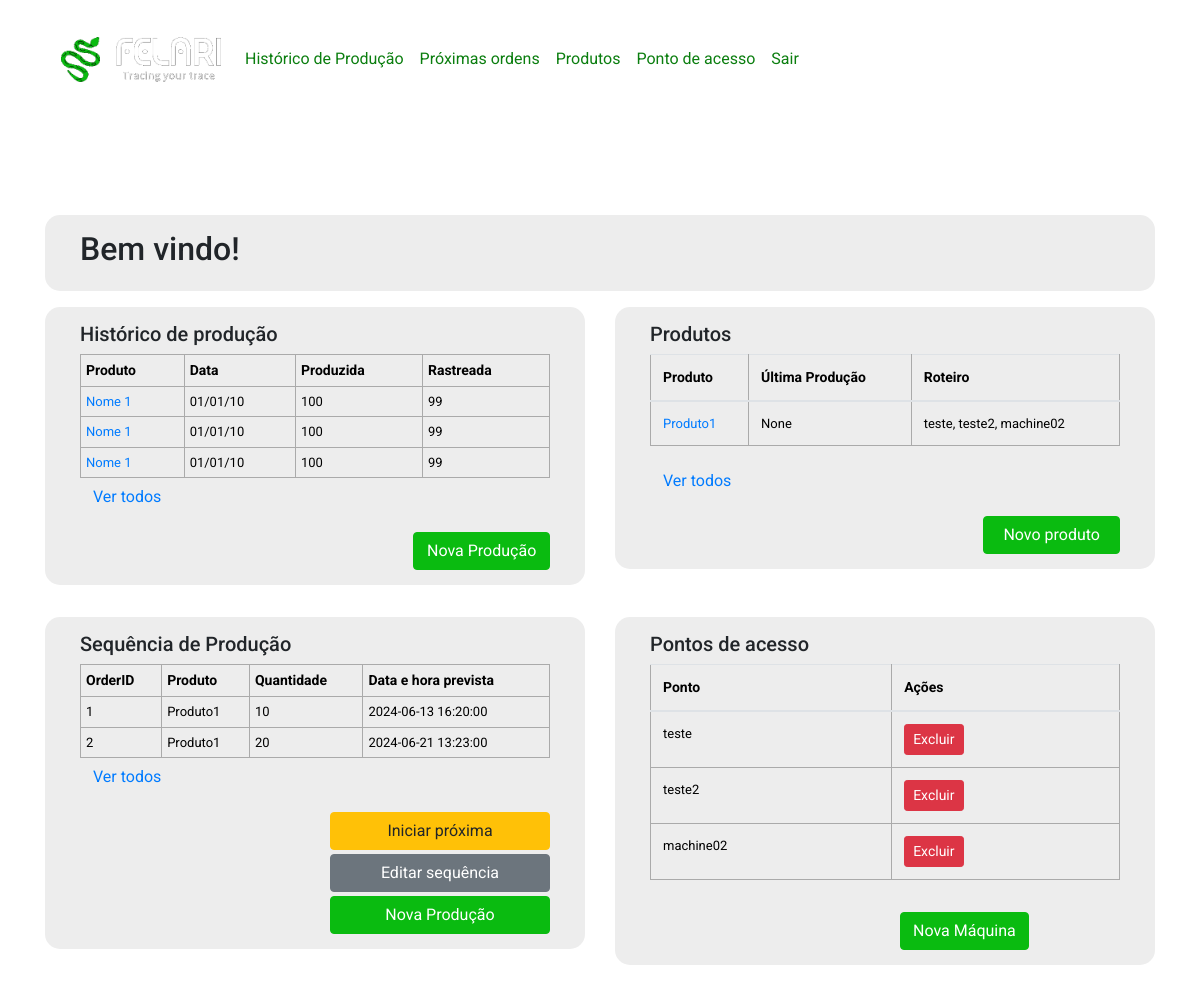
Page / (signed in) on the earlier database version.
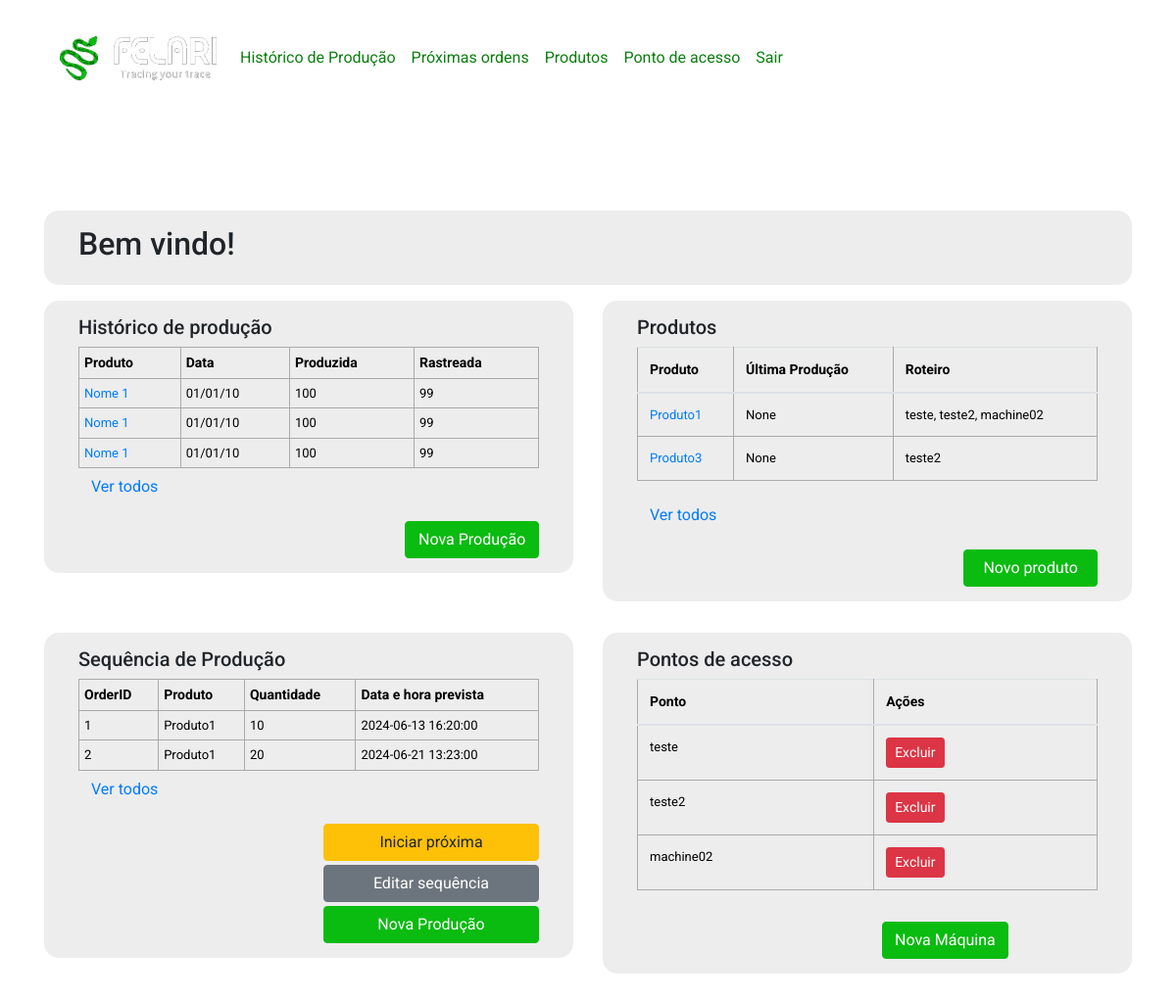
Same page on the later database version.
### app.py (models this page shows, shortened)
class Product(db.Model):
    id = db.Column(db.Integer, primary_key=True)
    nome = db.Column(db.String(100), nullable=False)
    ultima_producao = db.Column(db.DateTime)
    access_points = db.relationship('AccessPoint', secondary=products_access_points, backref=db.backref('products', lazy='dynamic'))

class OrdemProducao(db.Model):
    id = db.Column(db.Integer, primary_key=True)
    produto_id = db.Column(db.Integer, db.ForeignKey('product.id'), nullable=False)
    produto = db.relationship('Product', backref=db.backref('ordens_producao', lazy=True))
    quantidade = db.Column(db.Integer, nullable=False)
    data_prevista = db.Column(db.DateTime, nullable=False)

class AccessPoint(db.Model):
    id = db.Column(db.Integer, primary_key=True)
    name = db.Column(db.String(100), unique=True, nullable=False)

### app.py (the view, shortened to what this page needs)
@app.route('/', methods=['GET', 'POST'])
@login_required
def index():
    produtos = Product.query.join(Product.access_points).all()
    ordens = OrdemProducao.query.order_by(OrdemProducao.data_prevista).all()
    form = TaskForm()
    tasks = aFazer.query.order_by(aFazer.date_created).all()
    access_points = AccessPoint.query.all()  # Busca todos os pontos de acesso
    return render_template('index.html', form=form, tasks=tasks, access_points=access_points, produtos=produtos, ordens=ordens)

### app.py (called while the page is built)
@login_manager.user_loader
def load_user(user_id):
    return User.query.get(int(user_id))

### templates/index.html (shortened to what this page needs)
{% extends 'base.html' %}
{% block body %}
<div class="inicio my-5 container">
    <div class="row">
        <div class="col-12">
            <div class="inicio-card">
                <h2>Bem vindo!</h2>
            </div>
        </div>
        <div class="col-12 col-md-6 my-3 h-100">
            <div class="inicio-card h-100">
                <h5>Histórico de produção</h5>
                <div class="table-responsive">
                    <table>
                        <thead>
                            <tr>
                                <th>Produto</th>
                                <th>Data</th>
                                <th>Produzida</th>
                                <th>Rastreada</th>
                            </tr>
                        </thead>
                        <tbody>
                            <tr>
                                <td><a href="#">Nome 1</a></td>
                                <td>01/01/10</td>
                                <td>100</td>
                                <td>99</td>
                            </tr>
                            <tr>
                                <td><a href="#">Nome 1</a></td>
                                <td>01/01/10</td>
                                <td>100</td>
                                <td>99</td>
                            </tr>
                            <tr>
                                <td><a href="#">Nome 1</a></td>
                                <td>01/01/10</td>
                                <td>100</td>
                                <td>99</td>
                            </tr>
                        </tbody>
                    </table>
                    <small>
                        <a class="btn btn-link" href="/pastProductions">Ver todos</a>
                    </small>
                </div>
                <div class="row mt-3">
                    <div class="col-8 col-md-6 col-lg-4 ml-auto">
                        <button class="btn btn-primary btn-block" data-toggle="modal" data-target="#modalNovaProducao">Nova Produção</button>
                    </div>
                </div>
            </div>
        </div>
        <div class="col-12 col-md-6 my-3 h-100">
            <div class="inicio-card h-100">
                <h5>Produtos</h5>
                <div class="table-responsive">
                    <table class="table">
                        <thead>
                            <tr>
                                <th>Produto</th>
                                <th>Última Produção</th>
                                <th>Roteiro</th>
                            </tr>
                        </thead>
                        <tbody>
                            {% if produtos %}
                                {% for produto in produtos[:4] %}
                                    <tr>
                                        <td><a href="{{ url_for('product', id=produto.id) }}">{{ produto.nome }}</a></td>
                                        <td>{{ produto.ultima_producao }}</td>
                                        <td>
                                            {% if produto.access_points %}
                                                {% set access_points_names = [] %}
                                                {% for access_point in produto.access_points %}
                                                    {% set _ = access_points_names.append(access_point.name) %}
                                                {% endfor %}
                                                {{ access_points_names | join(', ') }}
                                            {% else %}
                                                Sem roteiro definido
                                            {% endif %}
                                        </td>
                                    </tr>
                                {% endfor %}
                            {% else %}
                                <tr>
                                    <td colspan="3">Nenhum produto encontrado.</td>
                                </tr>
                            {% endif %}
                        </tbody>
                    </table>
                    <small>
                        <a class="btn btn-link" href="/products">Ver todos</a>
                    </small>
                </div>
                <div class="row mt-3">
                    <div class="col-8 col-md-6 col-lg-4 ml-auto">
                        <button class="btn btn-primary btn-block" data-toggle="modal" data-target="#modalNovoProduto">Novo produto</button>
                    </div>
                </div>
            </div>
        </div>
        <div class="col-12 col-md-6 my-3 h-100">
            <div class="inicio-card h-100">
                <h5>Sequência de Produção</h5>
                <div class="table-responsive">
                    <table>
                        <thead>
                            <tr>
                                <th>OrderID</th>
                                <th>Produto</th>
                                <th>Quantidade</th>
                                <th>Data e hora prevista</th>
                            </tr>
                        </thead>
                        <tbody>
                            {% for ordem in ordens %}
                            <tr>
                                <td>{{ ordem.id }}</td>
                                <td>{{ ordem.produto.nome }}</td>
                                <td>{{ ordem.quantidade }}</td>
                                <td>{{ ordem.data_prevista.strftime('%Y-%m-%d %H:%M:%S') }}</td>
                            </tr>
                        {% endfor %}
                        </tbody>
                    </table>
                    <small>
                        <a class="btn btn-link" href="/nextOrders">Ver todos</a>
                    </small>
                </div>
                <div class="row mt-3">
                    <div class="col-12 col-md-8 col-lg-6 ml-auto">
                        <button class="btn btn-warning btn-block">Iniciar próxima</button>
                    </div>
                </div>
                <div class="row py-1">
                    <div class="col-12 col-md-8 col-lg-6 ml-auto">
                        <button class="btn btn-secondary btn-block">Editar sequência</button>
                    </div>
                </div>
                <div class="row">
                    <div class="col-12 col-md-8 col-lg-6 ml-auto">
                        <button class="btn btn-primary btn-block" data-toggle="modal" data-target="#modalNovaProducao">Nova Produção</button>
                    </div>
                </div>
            </div>
        </div>
        <div class="col-12 col-md-6 my-3 h-100">
            <div class="inicio-card h-100">
                <h5>Pontos de acesso</h5>
                <div class="table-responsive">
                    <table class="table">
                        <thead>
                            <tr>
                                <th>Ponto</th>
                                <th>Ações</th>
                            </tr>
                        </thead>
                        <tbody>
                            {% for access_point in access_points %}
                            <tr>
                                <td>{{ access_point.name }}</td>
                                <td>
                                    <a href="#" class="btn btn-danger btn-sm">Excluir</a>
                                </td>
                            </tr>
                            {% endfor %}
                        </tbody>
                    </table>
                </div>
                <div class="row mt-3">
                    <div class="col-12 col-md-8 col-lg-6 ml-auto">
                        <a class="btn btn-primary" href="/create_access_point">
                            Nova Máquina
                        </a>
                    </div>
                </div>
            </div>
        </div>
    </div>
</div>
{% endblock %}

### templates/base.html (shortened to what this page needs)
<!DOCTYPE html>
<html lang="en">
<head>
    <link rel="stylesheet" href="{{ url_for('static', filename='css/main.css') }}">
<link rel="stylesheet" href="https://cdn.jsdelivr.net/npm/bootstrap@4.6.2/dist/css/bootstrap.min.css">
</head>
<body>
  {% if loginPage != True %}
        <div class="container navbarContainer py-md-4">
          <nav class="navbar navbar-expand-md">
            <a class="navbar-brand" href="/">
              <img src="../static/img/felariLogo.png" class="img-fluid" style="max-width: 160px;" />
            </a>
            <div class="collapse navbar-collapse" id="navbarNav">
              <ul class="navbar-nav">
                <li class="nav-item historico">
                  <a class="nav-link" href="/pastProductions">Histórico de Produção</a>
                </li>
                <li class="nav-item proximas">
                  <a class="nav-link" href="/nextOrders">Próximas ordens</a>
                </li>
                <li class="nav-item produtos">
                  <a class="nav-link" href="/products">Produtos</a>
                </li>
                <li class="nav-item pontoDeAcesso">
                  <a class="nav-link" href="/accessPoint">Ponto de acesso</a>
                </li>
                <li class="nav-item">
                  <a class="nav-link" href="/logout">Sair</a>
                </li>
              </ul>
            </div>
          </nav>
        </div>
    {% endif %}
    <div class="container pt-5">
    </div>
    {% block body %}
    {% endblock %}
</body>
</html>

### static/css/main.css (style rules this page uses)
:root { --verde: #0abb10; --verde-escuro: #0b7e0f; }
.btn-primary { background-color: var(--verde)!important; border-color: var(--verde)!important; }
.navbarContainer .nav-item .nav-link { color: var(--verde-escuro)!important; font-weight: 400; }
body { margin: 0; font-family: "Roboto", sans-serif!important; background-color: transparent!important; background-image: url('../img/common/background.jpg'); background-size: cover; background-position: center; }
table, td, th { border: 1px solid #aaa; }
table { border-collapse: collapse; width: 100%; }
th { height: 30px; padding: 5px; }
td { text-align: center; padding: 5px; }
.inicio .inicio-card { padding: 15px 35px; background-color: #ededed; border-radius: 15px; }
.inicio .inicio-card table { font-size: 13px; color: black; text-align: left; border: none; }
.inicio .inicio-card table th { font-size: 14px; font-weight: 700; }
.inicio .inicio-card table td { text-align: left; }

Differences in the rows shown:
added Product: nome "Produto3", ultima_producao "None", access_points_names "teste2"
